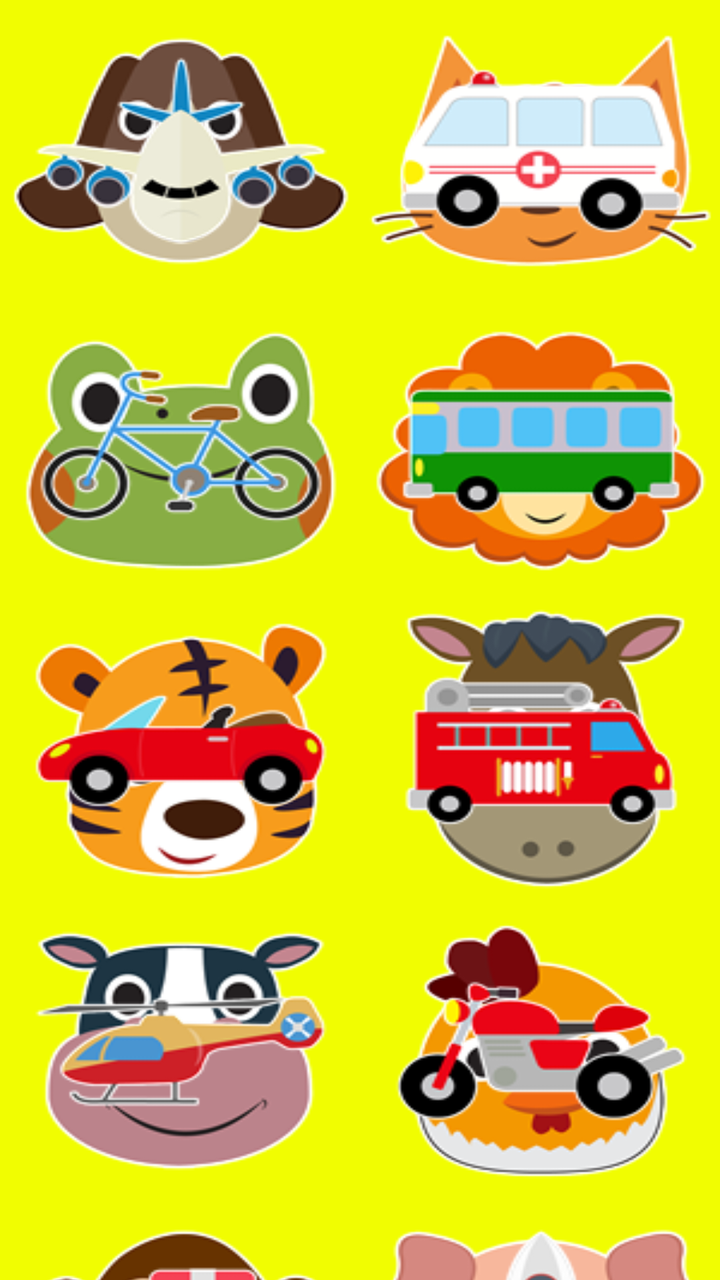
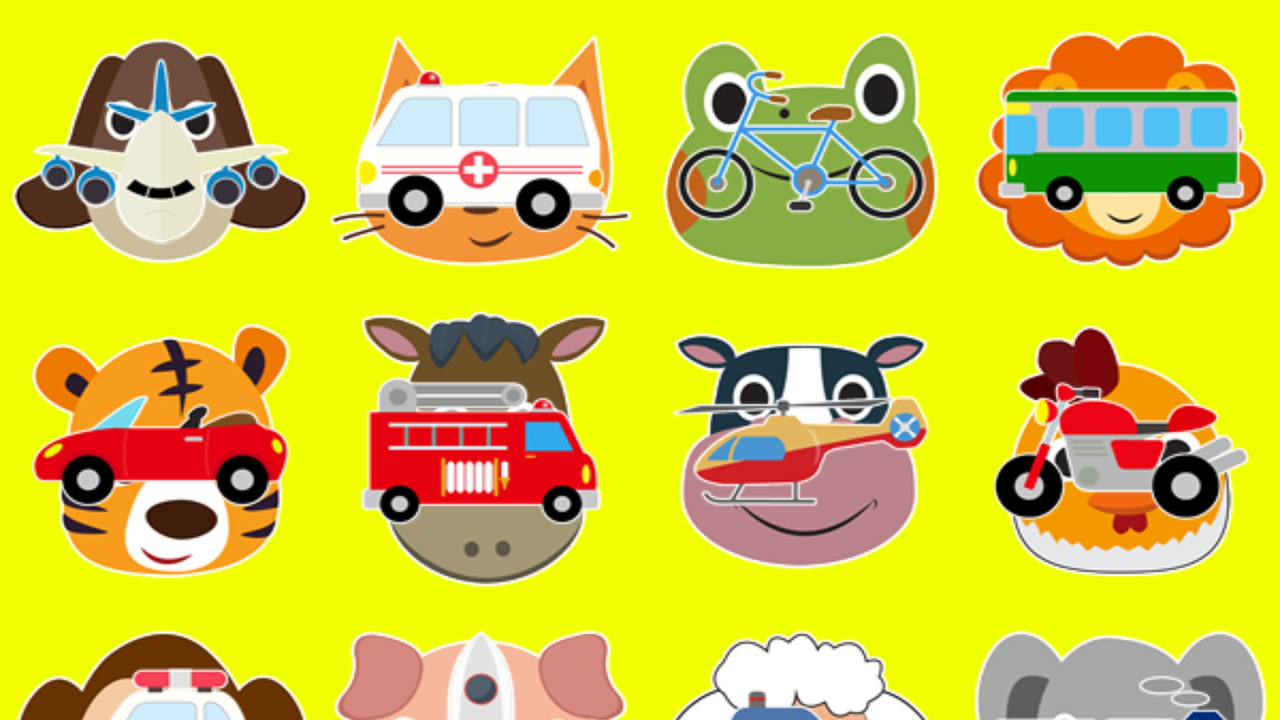

First picture: res/layout/ on a phone held upright. Second picture: the repository's own variant of that layout, on a device whose configuration matches the variant's folder. Source for both follows.
<!-- AndroidManifest.xml: application theme AppTheme -->
<!-- res/layout/activity_listening.xml -->
<?xml version="1.0" encoding="utf-8"?>
<android.support.constraint.ConstraintLayout xmlns:android="http://schemas.android.com/apk/res/android"
    xmlns:app="http://schemas.android.com/apk/res-auto"
    xmlns:tools="http://schemas.android.com/tools"
    android:layout_width="match_parent"
    android:layout_height="match_parent"
    tools:context=".QuizActivity">

    <TabHost
        android:id="@android:id/tabhost"
        android:layout_width="match_parent"
        android:layout_height="wrap_content">

        <LinearLayout
            android:layout_width="match_parent"
            android:layout_height="match_parent"
            android:orientation="vertical">

            <TabWidget
                android:id="@android:id/tabs"
                android:layout_width="match_parent"
                android:layout_height="wrap_content" />
         <ScrollView
             android:id="@+id/scrollView"
             android:layout_width="match_parent"
             android:layout_height="wrap_content"
             android:scrollbars="none">
            <FrameLayout
                android:id="@android:id/tabcontent"
                android:layout_width="match_parent"
                android:layout_height="match_parent">

                <LinearLayout

                    android:layout_width="match_parent"
                    android:layout_height="match_parent"
                    android:orientation="horizontal">

                    <TableLayout
                        android:id="@+id/tabAnimals"
                        android:layout_width="match_parent"
                        android:layout_height="match_parent">

                        <TableRow
                            android:layout_width="match_parent"
                            android:layout_height="match_parent">
                            <ImageButton
                                android:id="@+id/imageBtnDog"
                                android:background="@drawable/dog"
                                android:layout_weight="1"
                                android:contentDescription="@string/dog" />
                            <ImageButton
                                android:id="@+id/imageBtnCat"
                                android:background="@drawable/cat"
                                android:layout_weight="1"
                                android:contentDescription="@string/cat"/>
                        </TableRow>

                        <TableRow
                            android:layout_width="match_parent"
                            android:layout_height="match_parent">
                            <ImageButton
                                android:id="@+id/imageBtnFrog"
                                android:background="@drawable/frog"
                                android:layout_weight="1"
                                android:contentDescription="@string/frog"/>
                            <ImageButton
                                android:id="@+id/imageBtnLion"
                                android:background="@drawable/lion"
                                android:layout_weight="1"
                                android:contentDescription="@string/lion" />
                        </TableRow>

                        <TableRow
                        android:layout_width="match_parent"
                        android:layout_height="match_parent">
                        <ImageButton
                            android:id="@+id/imageBtnTiger"
                            android:background="@drawable/tiger"
                            android:layout_weight="1"
                            android:contentDescription="@string/tiger"/>
                        <ImageButton
                            android:id="@+id/imageBtnHorse"
                            android:background="@drawable/horse"
                            android:layout_weight="1"
                            android:contentDescription="@string/horse"/>
                      </TableRow>

                        <TableRow
                        android:layout_width="match_parent"
                        android:layout_height="match_parent">
                        <ImageButton
                            android:id="@+id/imageBtnCow"
                            android:background="@drawable/cow"
                            android:layout_weight="1"
                            android:contentDescription="@string/cow"/>
                        <ImageButton
                            android:id="@+id/imageBtnChicken"
                            android:background="@drawable/chicken"
                            android:layout_weight="1"
                            android:contentDescription="@string/chicken"/>
                    </TableRow>

                        <TableRow
                            android:layout_width="match_parent"
                            android:layout_height="match_parent">
                            <ImageButton
                                android:id="@+id/imageBtnMonkey"
                                android:background="@drawable/monkey"
                                android:layout_weight="1"
                                android:contentDescription="@string/monkey"/>
                            <ImageButton
                                android:id="@+id/imageBtnPig"
                                android:background="@drawable/pig"
                                android:layout_weight="1"
                                android:contentDescription="@string/pig"/>
                        </TableRow>

                        <TableRow
                            android:layout_width="match_parent"
                            android:layout_height="match_parent">
                            <ImageButton
                                android:id="@+id/imageBtnSheep"
                                android:background="@drawable/sheep"
                                android:layout_weight="1"
                                android:contentDescription="@string/sheep"/>
                            <ImageButton
                                android:id="@+id/imageBtnElephant"
                                android:background="@drawable/elephant"
                                android:layout_weight="1"
                                android:contentDescription="@string/elephant"/>
                        </TableRow>
                    </TableLayout>
                </LinearLayout>

                <LinearLayout
                    android:layout_width="match_parent"
                    android:layout_height="match_parent"
                    android:orientation="horizontal">

                    <TableLayout

                        android:id="@+id/tabTransport"
                        android:layout_width="match_parent"
                        android:layout_height="match_parent">

                        <TableRow
                            android:layout_width="match_parent"
                            android:layout_height="match_parent">
                            <ImageButton
                                android:id="@+id/imageBtnAirplane"
                                android:background="@drawable/airplane"
                                android:layout_weight="1"
                                android:contentDescription="@string/airplane"/>
                            <ImageButton
                                android:id="@+id/imageBtnAmbulance"
                                android:background="@drawable/ambulance"
                                android:layout_weight="1"
                                android:contentDescription="@string/ambulance"/>
                        </TableRow>

                        <TableRow
                            android:layout_width="match_parent"
                            android:layout_height="match_parent">
                            <ImageButton
                                android:id="@+id/imageBtnBicycle"
                                android:background="@drawable/bicycle"
                                android:layout_weight="1"
                                android:contentDescription="@string/bicycle"/>
                            <ImageButton
                                android:id="@+id/imageBtnBus"
                                android:background="@drawable/bus"
                                android:layout_weight="1"
                                android:contentDescription="@string/bus"/>
                        </TableRow>

                        <TableRow
                            android:layout_width="match_parent"
                            android:layout_height="match_parent">
                            <ImageButton
                                android:id="@+id/imageBtnCar"
                                android:background="@drawable/car"
                                android:layout_weight="1"
                                android:contentDescription="@string/car"/>
                            <ImageButton
                                android:id="@+id/imageBtnFireEngine"
                                android:background="@drawable/fire_engine"
                                android:layout_weight="1"
                                android:contentDescription="@string/fireEngine"/>
                        </TableRow>

                        <TableRow
                            android:layout_width="match_parent"
                            android:layout_height="match_parent">
                            <ImageButton
                                android:id="@+id/imageBtnHelicopter"
                                android:background="@drawable/helicopter"
                                android:layout_weight="1"
                                android:contentDescription="@string/helicopter"/>
                            <ImageButton
                                android:id="@+id/imageBtnMotorcycle"
                                android:background="@drawable/motorcycle"
                                android:layout_weight="1"
                                android:contentDescription="@string/motorcycle"/>
                        </TableRow>

                        <TableRow
                            android:layout_width="match_parent"
                            android:layout_height="match_parent">
                            <ImageButton
                                android:id="@+id/imageBtnPoliceCar"
                                android:background="@drawable/police_car"
                                android:layout_weight="1"
                                android:contentDescription="@string/policeCar"/>
                            <ImageButton
                                android:id="@+id/imageBtnRocket"
                                android:background="@drawable/rocket"
                                android:layout_weight="1"
                                android:contentDescription="@string/rocket"/>
                        </TableRow>

                        <TableRow
                            android:layout_width="match_parent"
                            android:layout_height="match_parent">
                            <ImageButton
                                android:id="@+id/imageBtnShip"
                                android:background="@drawable/ship"
                                android:layout_weight="1"
                                android:contentDescription="@string/ship"/>
                            <ImageButton
                                android:id="@+id/imageBtnTrain"
                                android:background="@drawable/train"
                                android:layout_weight="1"
                                android:contentDescription="@string/train"/>
                        </TableRow>
                    </TableLayout>
                </LinearLayout>


            </FrameLayout>
         </ScrollView>
        </LinearLayout>
    </TabHost>
</android.support.constraint.ConstraintLayout>
<!-- resources referenced by this layout -->
<resources>
  <!-- drawable bicycle: png bitmap (drawable, 8986 bytes) -->
  <!-- drawable bus: png bitmap (drawable, 4918 bytes) -->
  <!-- drawable car: png bitmap (drawable, 6211 bytes) -->
  <!-- drawable cat: png bitmap (drawable, 10741 bytes) -->
  <!-- drawable cow: png bitmap (drawable, 10608 bytes) -->
  <!-- drawable dog: png bitmap (drawable, 10815 bytes) -->
  <!-- drawable elephant: png bitmap (drawable, 8188 bytes) -->
  <!-- drawable frog: png bitmap (drawable, 9958 bytes) -->
  <!-- drawable horse: png bitmap (drawable, 11858 bytes) -->
  <!-- drawable lion: png bitmap (drawable, 12505 bytes) -->
  <!-- drawable monkey: png bitmap (drawable, 10110 bytes) -->
  <!-- drawable pig: png bitmap (drawable, 12467 bytes) -->
  <!-- drawable rocket: png bitmap (drawable, 6861 bytes) -->
  <!-- drawable sheep: png bitmap (drawable, 10344 bytes) -->
  <!-- drawable ship: png bitmap (drawable, 4647 bytes) -->
  <!-- drawable tiger: png bitmap (drawable, 13095 bytes) -->
  <!-- drawable train: png bitmap (drawable, 8110 bytes) -->
  <string name="airplane">airplane</string>
  <string name="ambulance">ambulance</string>
  <string name="bicycle">bicycle</string>
  <string name="bus">bus</string>
  <string name="car">car</string>
  <string name="cat">cat</string>
  <string name="chicken">chicken</string>
  <string name="cow">cow</string>
  <string name="dog">dog</string>
  <string name="elephant">Elephant</string>
  <string name="fireEngine">fireEngine</string>
  <string name="frog">frog</string>
  <string name="helicopter">helicopter</string>
  <string name="horse">horse</string>
  <string name="lion">lion</string>
  <string name="monkey">monkey</string>
  <string name="motorcycle">motorcycle</string>
  <string name="pig">pig</string>
  <string name="policeCar">policeCar</string>
  <string name="rocket">rocket</string>
  <string name="sheep">sheep</string>
  <string name="ship">ship</string>
  <string name="tiger">tiger</string>
  <string name="train">train</string>
  <style name="AppTheme" parent="Theme.AppCompat.Light.DarkActionBar">
          
          <item name="colorPrimary">@color/colorPrimary</item>
          <item name="colorPrimaryDark">@color/colorPrimaryDark</item>
          <item name="colorAccent">@android:color/holo_blue_bright</item>
          <item name="android:windowBackground">@color/yellow</item>
          <item name="android:colorBackground">@color/background_material_light</item>
          <item name="android:buttonStyle">@style/ButtonStyle</item>
          <item name="android:textViewStyle">@style/TextViewStyle</item>
          <item name="android:imageButtonStyle">@style/ImageButtonStyle</item>
  
      </style>
  <color name="colorPrimary">#05060a</color>
  <color name="colorPrimaryDark">#303F9F</color>
  <color name="yellow">#FFF1FD01</color>
  <color name="background_material_light">#ff0e01</color>
  <style name="ButtonStyle">
          <item name="android:textColor">@color/black</item>
          <item name="android:textStyle">italic</item>
          <item name="android:gravity">center</item>
          <item name="android:textSize">35sp</item>
          <item name="android:background">@drawable/rounded_button</item>
      </style>
  <style name="TextViewStyle">
          <item name="android:textSize">15sp</item>
          <item name="android:textColor">@color/background_material_light</item>
          <item name="android:textStyle">bold</item>
      </style>
  <style name="ImageButtonStyle">
          <item name="android:background">@null</item>
      </style>
  <color name="black">#FF000000</color>
  <!-- drawable rounded_button (drawable-hdpi) -->
  <?xml version="1.0" encoding="utf-8"?>
  <shape xmlns:android="http://schemas.android.com/apk/res/android"
      android:shape="rectangle">
      <solid android:color="@color/background_material_light" />
      <corners android:bottomRightRadius="15dp"
          android:bottomLeftRadius="15dp"
          android:topRightRadius="15dp"
          android:topLeftRadius="15dp"/>
  </shape>
</resources>
<!-- res/layout-land/activity_listening.xml (the repository's variant of the layout above) -->
<!-- drawn on the phone turned sideways -->
<?xml version="1.0" encoding="utf-8"?>
<android.support.constraint.ConstraintLayout xmlns:android="http://schemas.android.com/apk/res/android"
    xmlns:app="http://schemas.android.com/apk/res-auto"
    xmlns:tools="http://schemas.android.com/tools"
    android:layout_width="match_parent"
    android:layout_height="match_parent"
    tools:context=".QuizActivity">

    <TabHost
        android:id="@android:id/tabhost"
        android:layout_width="match_parent"
        android:layout_height="wrap_content">

        <LinearLayout
            android:layout_width="match_parent"
            android:layout_height="match_parent"
            android:orientation="vertical">

            <TabWidget
                android:id="@android:id/tabs"
                android:layout_width="match_parent"
                android:layout_height="wrap_content" />
            <ScrollView
                android:id="@+id/scrollView"
                android:layout_width="match_parent"
                android:layout_height="wrap_content"
                android:scrollbars="none">
                <FrameLayout
                    android:id="@android:id/tabcontent"
                    android:layout_width="match_parent"
                    android:layout_height="match_parent">

                    <LinearLayout

                        android:layout_width="match_parent"
                        android:layout_height="match_parent"
                        android:orientation="horizontal">

                        <TableLayout
                            android:id="@+id/tabAnimals"
                            android:layout_width="match_parent"
                            android:layout_height="match_parent">

                            <TableRow
                                android:layout_width="match_parent"
                                android:layout_height="match_parent">
                                <ImageButton
                                    android:id="@+id/imageBtnDog"
                                    android:background="@drawable/dog"
                                    android:layout_weight="1"
                                    android:contentDescription="@string/dog"/>
                                <ImageButton
                                    android:id="@+id/imageBtnCat"
                                    android:background="@drawable/cat"
                                    android:layout_weight="1"
                                    android:contentDescription="@string/cat"/>

                                <ImageButton
                                    android:id="@+id/imageBtnFrog"
                                    android:background="@drawable/frog"
                                    android:layout_weight="1"
                                    android:contentDescription="@string/frog"/>
                                <ImageButton
                                    android:id="@+id/imageBtnLion"
                                    android:background="@drawable/lion"
                                    android:layout_weight="1"
                                    android:contentDescription="@string/lion"/>
                            </TableRow>

                            <TableRow
                                android:layout_width="match_parent"
                                android:layout_height="match_parent">
                                <ImageButton
                                    android:id="@+id/imageBtnTiger"
                                    android:background="@drawable/tiger"
                                    android:layout_weight="1"
                                    android:contentDescription="@string/tiger"/>
                                <ImageButton
                                    android:id="@+id/imageBtnHorse"
                                    android:background="@drawable/horse"
                                    android:layout_weight="1"
                                    android:contentDescription="@string/horse"/>

                                <ImageButton
                                    android:id="@+id/imageBtnCow"
                                    android:background="@drawable/cow"
                                    android:layout_weight="1"
                                    android:contentDescription="@string/cow"/>
                                <ImageButton
                                    android:id="@+id/imageBtnChicken"
                                    android:background="@drawable/chicken"
                                    android:layout_weight="1"
                                    android:contentDescription="@string/chicken"/>
                            </TableRow>

                            <TableRow
                                android:layout_width="match_parent"
                                android:layout_height="match_parent">
                                <ImageButton
                                    android:id="@+id/imageBtnMonkey"
                                    android:background="@drawable/monkey"
                                    android:layout_weight="1"
                                    android:contentDescription="@string/monkey"/>
                                <ImageButton
                                    android:id="@+id/imageBtnPig"
                                    android:background="@drawable/pig"
                                    android:layout_weight="1"
                                    android:contentDescription="@string/pig"/>

                                <ImageButton
                                    android:id="@+id/imageBtnSheep"
                                    android:background="@drawable/sheep"
                                    android:layout_weight="1"
                                    android:contentDescription="@string/sheep"/>
                                <ImageButton
                                    android:id="@+id/imageBtnElephant"
                                    android:background="@drawable/elephant"
                                    android:layout_weight="1"
                                    android:contentDescription="@string/elephant"/>
                            </TableRow>
                        </TableLayout>
                    </LinearLayout>

                    <LinearLayout
                        android:layout_width="match_parent"
                        android:layout_height="match_parent"
                        android:orientation="horizontal">

                        <TableLayout

                            android:id="@+id/tabTransport"
                            android:layout_width="match_parent"
                            android:layout_height="match_parent">

                            <TableRow
                                android:layout_width="match_parent"
                                android:layout_height="match_parent">
                                <ImageButton
                                    android:id="@+id/imageBtnAirplane"
                                    android:background="@drawable/airplane"
                                    android:layout_weight="1"
                                    android:contentDescription="@string/airplane"/>
                                <ImageButton
                                    android:id="@+id/imageBtnAmbulance"
                                    android:background="@drawable/ambulance"
                                    android:layout_weight="1"
                                    android:contentDescription="@string/ambulance"/>

                                <ImageButton
                                    android:id="@+id/imageBtnBicycle"
                                    android:background="@drawable/bicycle"
                                    android:layout_weight="1"
                                    android:contentDescription="@string/bicycle"/>
                                <ImageButton
                                    android:id="@+id/imageBtnBus"
                                    android:background="@drawable/bus"
                                    android:layout_weight="1"
                                    android:contentDescription="@string/bus"/>
                            </TableRow>

                            <TableRow
                                android:layout_width="match_parent"
                                android:layout_height="match_parent">
                                <ImageButton
                                    android:id="@+id/imageBtnCar"
                                    android:background="@drawable/car"
                                    android:layout_weight="1"
                                    android:contentDescription="@string/car"/>
                                <ImageButton
                                    android:id="@+id/imageBtnFireEngine"
                                    android:background="@drawable/fire_engine"
                                    android:layout_weight="1"
                                    android:contentDescription="@string/fireEngine"/>

                                <ImageButton
                                    android:id="@+id/imageBtnHelicopter"
                                    android:background="@drawable/helicopter"
                                    android:layout_weight="1"
                                    android:contentDescription="@string/helicopter"/>
                                <ImageButton
                                    android:id="@+id/imageBtnMotorcycle"
                                    android:background="@drawable/motorcycle"
                                    android:layout_weight="1"
                                    android:contentDescription="@string/motorcycle"/>
                            </TableRow>

                            <TableRow
                                android:layout_width="match_parent"
                                android:layout_height="match_parent">
                                <ImageButton
                                    android:id="@+id/imageBtnPoliceCar"
                                    android:background="@drawable/police_car"
                                    android:layout_weight="1"
                                    android:contentDescription="@string/policeCar"/>
                                <ImageButton
                                    android:id="@+id/imageBtnRocket"
                                    android:background="@drawable/rocket"
                                    android:layout_weight="1"
                                    android:contentDescription="@string/rocket"/>

                                <ImageButton
                                    android:id="@+id/imageBtnShip"
                                    android:background="@drawable/ship"
                                    android:layout_weight="1"
                                    android:contentDescription="@string/ship"/>
                                <ImageButton
                                    android:id="@+id/imageBtnTrain"
                                    android:background="@drawable/train"
                                    android:layout_weight="1"
                                    android:contentDescription="@string/train"/>
                            </TableRow>
                        </TableLayout>
                    </LinearLayout>


                </FrameLayout>
            </ScrollView>
        </LinearLayout>
    </TabHost>
</android.support.constraint.ConstraintLayout>
